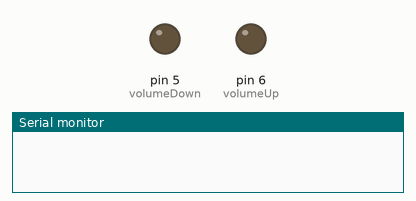
The sketch below on a simulated Arduino Uno, built with avr-gcc and run on an emulated ATmega328P. On the bench: output pins drawn as LEDs (lit = HIGH), the last lines printed to the serial monitor.

Above: at 0.2 s.
At 3.0 s:
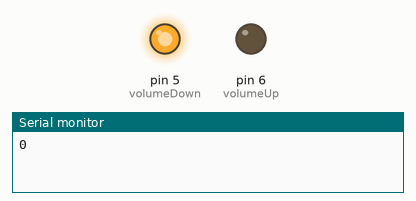
At 15.2 s:
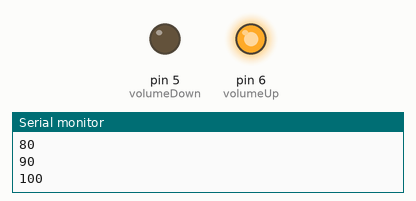
Timing chart, 0 to 20.2 s (numbered marks = the images above):
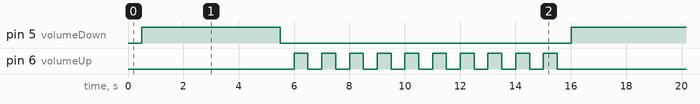

Measured:
- by itself, pin 5 (volumeDown): alternates HIGH for 5.0 s and LOW for 10.5 s
- by itself, pin 6 (volumeUp): repeats every 15.5 s: 9 × (LOW 0.50 s, HIGH 0.50 s), LOW 6.0 s, HIGH 0.50 s
- by itself, everything shown: repeats every 15.5 s, in 22 steps

The sketch:

test2.ino
```cpp
//definering av forskjellige porter sånn at vi kan sikte til de senere i koden uten at de må ta opp minne på arduinoen.
#define volumeDown 5 //port for å skru volumet på Bluethootkortet ned
#define volumeUp 6 //port for å skru volumet på Bluethootkortet opp


int volume = 100; //faktiske volumet i prosent
int newVolume = 100; //verdi for hva volumet skal endre seg til

float volumeChangeStartTime; //forteller når man startet å sende et signal til ultralydsensoren for å justere volumet


void setup(){
  Serial.begin(9600);
  pinMode(volumeDown, OUTPUT);
  pinMode(volumeUp, OUTPUT);
  }

void loop(){

  /*justering av volum
  --------------------
  --------------------*/
  //justering av volumet på Bluethootkortet
  if (volume != newVolume && volumeChangeStartTime == 0){ //tester om det er skjedd en endring av newvolum forrige runde programet kjørte gjennom
    volumeChangeStartTime = millis();} //starter en klokke som forteller når vi startet å endre volumet. volumeChangeStartTime er tiden da endringen av volumet startet

  //volumet er over det ønskede volumet så det må justeres ned
  if (newVolume < volume){
    digitalWrite(volumeUp, LOW);
    digitalWrite(volumeDown, HIGH); //sender signal om at volumet skrues ned
    if ((volume - newVolume)*50 < (millis())-volumeChangeStartTime){ //ser om tiden programet startet å endre programet (i millisekund etter oppstarten av programet) + endringen i volum ganger 50 ettersom det tar 5000 millisekund å endre volumet fra 0-100 er større en den nåverende tiden (millis())
      volume = newVolume; //oppdaterer verdien volum til det nåverende volumet
      digitalWrite(volumeDown, LOW);
      volumeChangeStartTime = 0; //oppdaterer volumet til nodemcuen.
    }
    }
  //volumet er under det ønskede volumet så det må justeres oppover
  else if (newVolume > volume){
    digitalWrite(volumeDown, LOW);
    digitalWrite(volumeUp, HIGH);
    if ((newVolume - volume)*50 < (millis())-volumeChangeStartTime){ //beregner om singalet er sendt lenge nok til at den er ferdig med endringne i volumet
      volume = newVolume; //oppdaterer volumet til det nåverende volumet
      digitalWrite(volumeUp, LOW);
      volumeChangeStartTime = 0;}}


    //testkode som skrur volumet fra 0 til 100 med hopp på 10 (0, 10, 20, etc) og så fra 100 til 0.
    if (volume == newVolume){
      delay(500);
      if (volume == 100){
        newVolume=0;
      }
      else{newVolume += 10;}
      Serial.println(newVolume);
    }
}
```
